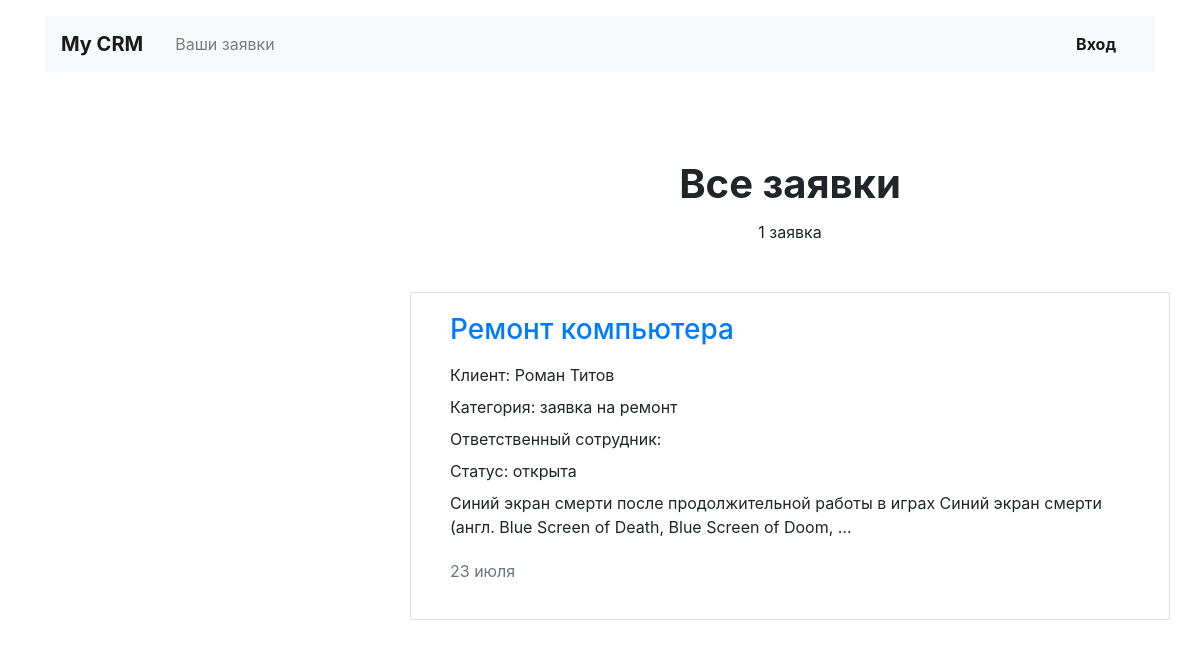
/applications/all/, run on an earlier commit of the app's database.
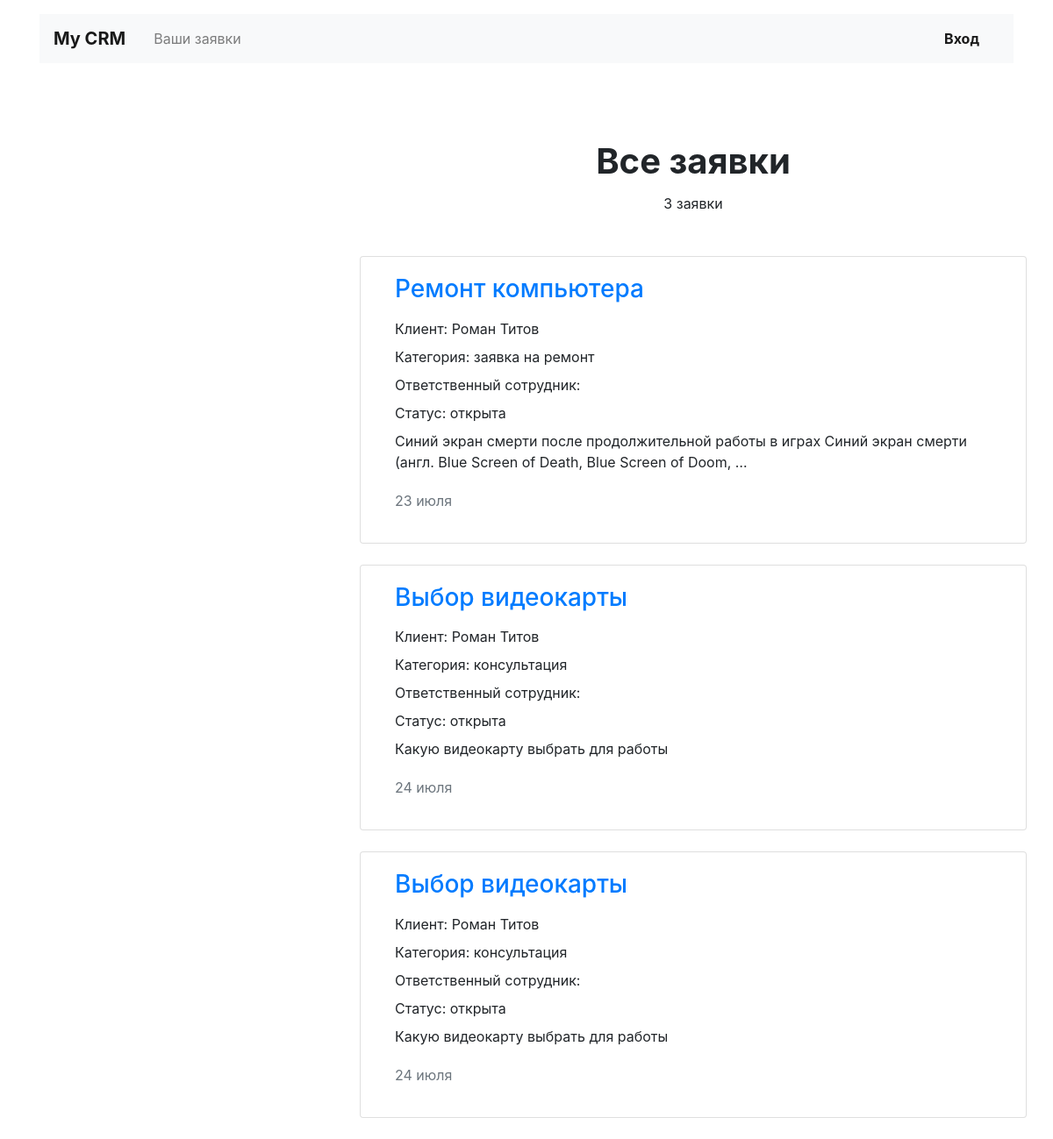
And on a later commit of the database.
### crm/models.py (models this page shows, shortened)
class Application(models.Model):
    title = models.CharField('Заголовок', max_length=128)
    category = models.ForeignKey(
        Category,
        verbose_name='Категория',
        null=True,
        on_delete=models.SET_NULL,
    )
    client = models.ForeignKey(
        Client,
        verbose_name='Клиент',
        null=True,
        on_delete=models.SET_NULL,
    )
    employee = models.ForeignKey(
        settings.AUTH_USER_MODEL,
        verbose_name='Сотрудник',
        null=True,
        on_delete=models.SET_NULL,
    )
    description = models.TextField(
        'Описание'
    )
    status = models.ForeignKey(
        Status,
        verbose_name='Статус',
        on_delete=models.PROTECT,
    )
    creation_date = models.DateTimeField(auto_now_add=True)
    class Meta:
        verbose_name = 'Заявка'
        verbose_name_plural = 'Заявки'

class Client(models.Model):
    first_name = models.CharField(
        'Имя',
        max_length=128,
    )
    last_name = models.CharField(
        'Фамилия',
        max_length=128,
        blank=True,
    )
    phone_regex = RegexValidator(
        regex=r'^\+?1?\d{9,15}$',
        message="Phone number must be entered in the format:"
                " '+999999999'. Up to 15 digits allowed.",
    )
    phone_number = models.CharField(
        'Номер телефона',
        validators=[phone_regex],
        max_length=17,
        blank=True
    )
    email = models.EmailField('Электронная почта')
    tg_username = models.CharField('Ник в telegram', max_length=128, blank=True)
    registration_data = models.DateTimeField(auto_now_add=True)
    class Meta:
        verbose_name = 'Клиент'
        verbose_name_plural = 'Клиенты'

class Category(models.Model):
    title = models.CharField(max_length=128)
    class Meta:
        verbose_name = 'Категория'
        verbose_name_plural = 'Категории'

class Status(models.Model):
    title = models.CharField(max_length=128)
    class Meta:
        verbose_name = 'Статус'
        verbose_name_plural = 'Статусы'

### crm/views/application.py (the view)
class AllApplicationsView(BaseApplicationsView):
    def get_queryset(self):
        return self.model.objects.all()
    def get_context_data(self, *args, **kwargs):
        context = super().get_context_data(*args, **kwargs)
        context['applications_title'] = 'Все заявки'
        return context

### crm/templatetags/ru_pluralize.py (called while the page is built)
@register.filter()
def ru_pluralize(number, arg: str = 'ночь,ночи,ночей'):
    nominative_singular, genitive_singular, genitive_plural = arg.split(',')
    number = abs(number)
    if number % 10 in [0, 5, 6, 7, 8, 9] or 11 <= number % 100 <= 19:
        return f'{number} {genitive_plural}'
    elif number % 10 == 1:
        return f'{number} {nominative_singular}'
    else:
        return f'{number} {genitive_singular}'

### crm/views/application.py (called while the page is built)
    def dispatch(self, request, *args, **kwargs):
        self.search_form = forms.SearchForm(request.GET)
        self.search_form.is_valid()
        return super().dispatch(request, *args, **kwargs)

    def get_context_data(self, *args, **kwargs):
        context = super().get_context_data(*args, **kwargs)
        context['search_form'] = self.search_form
        return context

### crm/templates/crm/application/applications_list.html
{% extends "../base/base.html" %}
{% load ru_pluralize %}
{% block content %}
<section class="row">
<div class="col-4"></div>
  <div class="col-12 col-lg-8 offset-lg-2 m-auto">
      <h1 class="h1 text-center mx-auto mt-4 pt-5"><strong>{{ applications_title }}</strong></h1>
      <p class="text-center pt-1">{{ applications|length|ru_pluralize:'заявка, заявки, заявок' }}</p>
      <div class="row mt-5">
          {% load i18n %}
            {% language 'ru' %}
              {% for application in applications %}
                {% include './application_card.html' %}
              {% endfor %}
            {% endlanguage %}
        </div>
      </div>
</section>
{% endblock content %}

### crm/templates/crm/application/application_card.html
<div class="card col-12 mb-4">
    <div class="card-body px-4">
      <div class="row">
        <div class="col-12">
          <a href="{% url 'application' application.id %}"><h2 class="h3 pb-2">{{ application.title }}</h2></a>
          <p class="mb-2">Клиент: {{ application.client.first_name }} {{ application.client.last_name }}</p>
          <p class="mb-2">Категория: {{ application.category.title }}</p>
          <p class="mb-2">Ответственный сотрудник: {{ application.employee.first_name }} {{ application.employee.last_name }}</p>
          <p class="mb-2">Статус: {{ application.status.title }}</p>
          <p>{{ application.description|truncatewords:20 }}</p>
          <p class="text-muted pt-1">{{ application.creation_date|date:'d E' }}</p>
        </div>
      </div>
    </div>
</div>

What changed in the data, as far as the page shows it:
added Application: title "Выбор видеокарты", client.first_name "Роман", client.last_name "Титов", category "консультация", status "открыта", description "Какую видеокарту выбрать для работы", creation_date "24 июля"
added Application: title "Выбор видеокарты", client.first_name "Роман", client.last_name "Титов", category "консультация", status "открыта", description "Какую видеокарту выбрать для работы", creation_date "24 июля"
Also different on the page:
{{ applications|length|ru_pluralize:'заявка, заявки, заявок' }}: "1 заявка" → "3 заявки"
